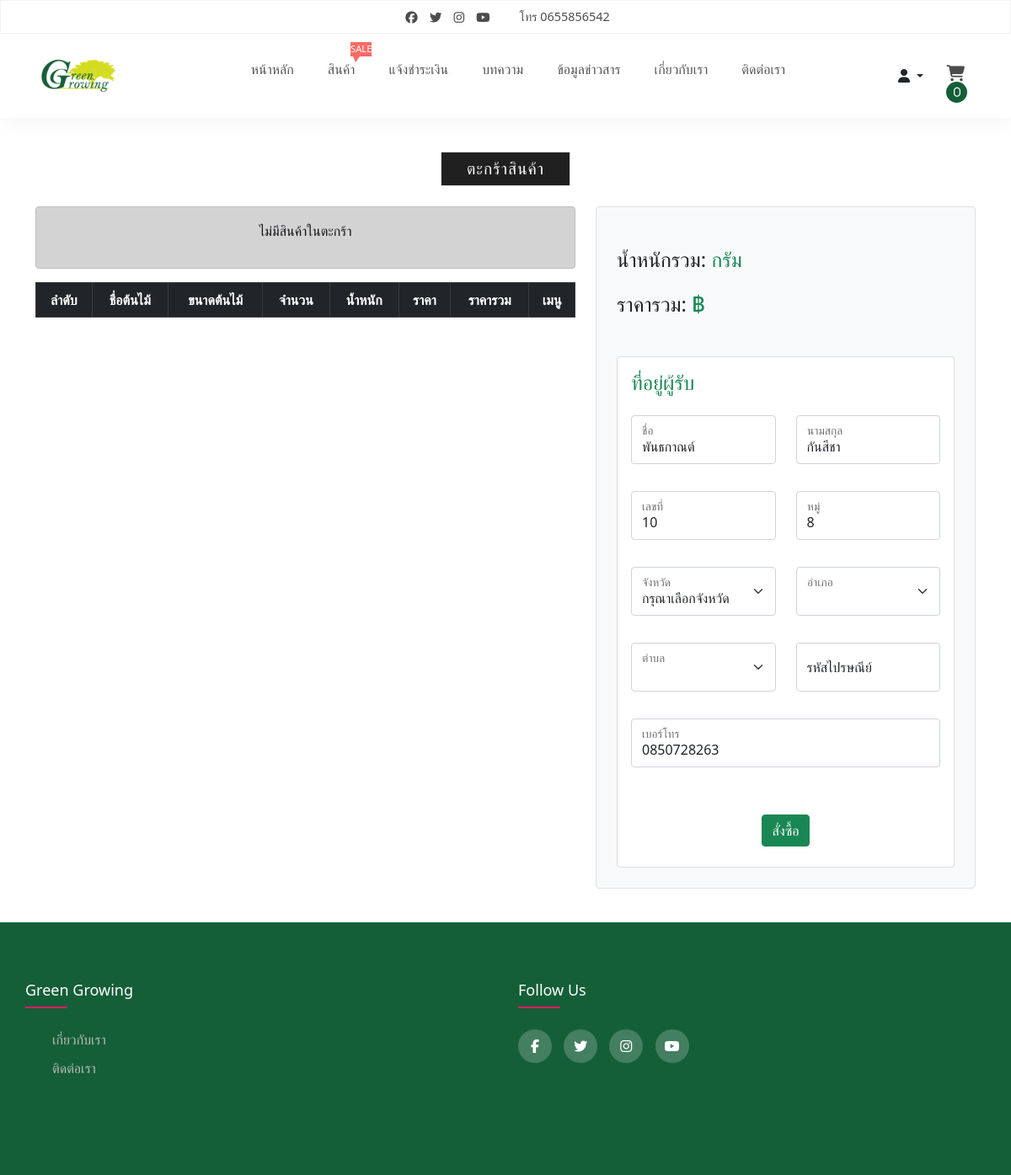
The app's page /cart_detail.php (signed in) with its own data.
### tables this page shows
CREATE TABLE `db_about` (
  `about_id` int(11) NOT NULL,
  `about_name` varchar(100) NOT NULL,
  `about_desc` text NOT NULL,
  `about_address` text NOT NULL,
  `about_email` varchar(95) NOT NULL,
  `about_tel` varchar(12) NOT NULL
);

CREATE TABLE `db_member_address` (
  `m_address_id` int(11) NOT NULL,
  `m_id` int(11) NOT NULL,
  `m_address_name` varchar(250) NOT NULL,
  `m_address_lname` varchar(250) NOT NULL,
  `m_address_num` varchar(20) NOT NULL,
  `m_address_moo` varchar(20) NOT NULL,
  `m_address_email` varchar(150) NOT NULL,
  `m_address_tel` varchar(12) NOT NULL,
  `m_address_pro` varchar(100) NOT NULL COMMENT 'จังหวัด',
  `m_address_amp` varchar(100) NOT NULL COMMENT 'อำเภอ',
  `m_address_dist` varchar(100) NOT NULL COMMENT 'ตำบล',
  `m_address_zip` varchar(10) NOT NULL COMMENT 'รหัสไปรษณีย์'
);

### cart_detail.php (the view, shortened to what this page needs)
<?php
include('connection/connection.php');
?>
<!DOCTYPE html>
<html lang="en">
<?php include('include/head.php')?>
<body>
    <?php include('include/navbar.php')?>
    <?php
    if(isset($_SESSION['user_id']) && !empty($_SESSION['user_id'])){
        $id = ($_SESSION['user_id']);
        $sql = "SELECT * FROM db_member_address t1
            INNER JOIN provinces t2 ON t1.m_address_pro = t2.id
            INNER JOIN districts t3 ON t1.m_address_amp = t3.id
            INNER JOIN subdistricts t4 ON t1.m_address_dist = t4.id WHERE t1.m_id = '$id'";
        $query = mysqli_query($conn, $sql);
        $result = mysqli_fetch_assoc($query);
    }
    ?>
    <div class="container">
        <div class="product-cat">
            <strong>ตะกร้าสินค้า</strong>
        </div>
        <div class="row">
            <div class="col-lg-7 mt-4">
                <table class="table table-bordered mb-5">
                    <thead class="text-center">
                            <tr class="table-dark">
                            <th scope="col">ลำดับ</th>
                            <th scope="col">ชื่อต้นไม้</th>
                            <th scope="col">ขนาดต้นไม้</th>
                            <th scope="col">จำนวน</th>
                            <th scope="col">น้ำหนัก</th>
                            <th scope="col">ราคา</th>
                            <th scope="col">ราคารวม</th>
                            <th scope="col">เมนู</th>
                        </tr>
                    </thead>
                    <tbody class="text-center">
                        <?php
                            if(!empty($_SESSION['shopping_cart'])) {
                                $total=0;
                                $total_weight=0;
                                $i=1;
                                foreach($_SESSION['shopping_cart'] as $key => $value){
                                    $total=$total+($value['item_price'] * $value['item_quan']);
                                    $total_weight=$total_weight+($value['item_weight'] * $value['item_quan']);
                        ?>
                                        <tr>
                                            <td><?php echo $i ?></td>
                                            <td><?php echo $value['item_name'] ?></td>
                                            <td><?php echo $value['item_size'] ?>"</td>
                                            <td><?php echo $value['item_quan']?></td>
                                            <td><?php echo $value['item_weight']?></td>
                                            <td>฿<?php echo number_format($value['item_price'],2) ?></td>
                                            <td>฿<?php echo number_format($value['item_price'] * $value['item_quan'],2) ?></td>
                                            <td><a href="cart_detail.php?action=delete&product_id=<?php echo $value['item_p_id'] ?>&ps_id=<?php echo $value['item_ps_id']?>"><button class='btn btn-sm btn-outline-danger'>ลบ</button></a></td>
                                        </tr>
                        <?php
                                    $i++;
                                }
                            }
                            else {?>
                                <div class="alert alert-dark" role="alert">
                                    <p class="text-center">ไม่มีสินค้าในตะกร้า</p>
                                </div>
                        <?php } ?>
                    </tbody>
                </table>
            </div>
            <div class="col-lg-5 mt-4 ">
                <div class="col-lg-12 border bg-light rounded p-4">
                    <div class="col mt-4">
                        <h4>น้ำหนักรวม:  <label class="text-success"><?php if(!empty($total_weight)){ echo $total_weight; }?> กรัม</label></h4>
                    </div>
                    <div class="col mt-4">
                        <h4>ราคารวม:  <label class="text-success">฿
                        <?php if(!empty($total)){
                        $_SESSION['price_total'] = $total;
                        echo number_format($total,2); }?></label></h4>
                    </div>
                    <form action="checkout.php" method="post">
                        <div class="col mt-5">
                            <div class="card h-100">
                                <div class="card-body">
                                    <div class="row gutters">
                                        <div class="col-xl-12 col-lg-12 col-md-12 col-sm-12 col-12">
                                            <h4 class="mb-2 text-success">ที่อยู่ผู้รับ</h4>
                                        </div>
                                        <div class="col-xl-6 mt-3 mb-3">
                                            <div class="form-floating mb-3">
                                                <input type="text" class="form-control" name="name" placeholder="name@example.com"
                                                autocomplete="off" required value="<?php if(isset($result['m_address_name']) && !empty($result['m_address_name']))
                                                { echo $result['m_address_name'];}?>">
                                                <label for="floatingInput">ชื่อ</label>
                                            </div>
                                        </div>
                                        <div class="col-xl-6 mt-3 mb-3">
                                            <div class="form-floating mb-3">
                                                <input type="text" class="form-control" name="lname" placeholder="name@example.com"
                                                autocomplete="off" required value="<?php if(isset($result['m_address_lname']) && !empty($result['m_address_lname']))
                                                { echo $result['m_address_lname'];}?>">
                                                <label for="floatingInput">นามสกุล</label>
                                            </div>
                                        </div>
                                        <div class="col-xl-6 mb-3">
                                            <div class="form-floating mb-3">
                                                <input type="text" class="form-control" name="h_number" placeholder="name@example.com"
                                                autocomplete="off" required value="<?php if(isset($result['m_address_num']) && !empty($result['m_address_num']))
                                                { echo $result['m_address_num'];}?>">
                                                <label for="floatingInput">เลขที่</label>
                                            </div>
                                        </div>
                                        <div class="col-xl-6 mb-3">
                                            <div class="form-floating mb-3">
                                                <input type="text" class="form-control" name="moo" placeholder="name@example.com"
                                                autocomplete="off" required value="<?php if(isset($result['m_address_moo']) && !empty($result['m_address_moo']))
                                                { echo $result['m_address_moo'];}?>">
                                                <label for="floatingInput">หมู่</label>
                                            </div>
                                        </div>
                                        <div class="col-xl-6 mb-3">
                                            <div class="form-floating mb-3">
                                                <select name="province" class="form-select" id="province" required >
                                                    <option value="" selected disabled>กรุณาเลือกจังหวัด</option>
                                                </select>
                                                <label for="floatingSelect">จังหวัด</label>
                                            </div>
                                        </div>
                                        <div class="col-xl-6 mb-3">
                                            <div class="form-floating mb-3">
                                                <select name="district" class="form-select" id="district" required>
                                                </select>
                                                <label for="floatingSelect">อำเภอ</label>
                                            </div>
                                        </div>
                                        <div class="col-xl-6 mb-3">
                                            <div class="form-floating mb-3">
                                                <select name="subdistrict" class="form-select" id="subdistrict" required>
                                                </select>
                                                <label for="floatingSelect">ตำบล</label>
                                            </div>
                                        </div>
                                        <div class="col-xl-6  mb-3">
                                            <div class="form-floating mb-3">
                                                <input type="text" class="form-control" name="zipcode" placeholder="name@example.com" id="zipcode"
                                                autocomplete="off" value="" required>
                                                <label for="floatingInput">รหัสไปรษณีย์</label>
                                            </div>
                                        </div>
                                        <div class="col-xl-12">
                                            <div class="form-floating mb-3">
                                                <input type="text" class="form-control" name="tel" placeholder="name@example.com"
                                                autocomplete="off" value="<?php if(isset($result['m_address_tel']) && !empty($result['m_address_tel']))
                                                { echo $result['m_address_tel'];}?>" required>
                                                <label for="floatingInput">เบอร์โทร</label>
                                            </div>
                                        </div>
                                    </div>
                                </div>
                                <?php if(isset($_SESSION['user_id']) && !empty($_SESSION['user_id'])): ?>
                            <div class="col mt-4">
                                <div class="row gutters">
                                    <div class="col-xl-12 mb-4">
                                        <div class="text-center">
                                            <button type="submit" id="submit" name="submit" class="btn btn-success">สั่งซื้อ</button>
                                        </div>
                                    </div>
                                </div>
                            </div>
                            <?php endif; ?>
                            </div>
                        </div>
                    </form>
                </div>
            </div>
        </div>
    </div>
    <?php include('include/footer.php')?>
</body>
</html>

### include/navbar.php (shortened to what this page needs)
<?php
include('connection/connection.php');
$url = $_SERVER['REQUEST_URI'];
$url = explode('/', $url);
$url = explode('.', $url[2]);
$sql_tel = "SELECT about_tel FROM db_about WHERE about_id = 1";
$query_tel = mysqli_query($conn, $sql_tel);
$result_tel = mysqli_fetch_assoc($query_tel);
?>
<nav>
    <div class="social-call">
        <div class="social">
            <a href="https://www.facebook.com" target="_blank"><i class="fab fa-facebook"></i></a>
            <a href="https://www.twitter.com" target="_blank"><i class="fab fa-twitter"></i></a>
            <a href="https://www.instagram.com" target="_blank"><i class="fab fa-instagram"></i></a>
            <a href="https://www.youtube.com/" target="_blank"><i class="fab fa-youtube"></i></a>
        </div>
        <div class="phone">
            <span>โทร <?=(isset($result_tel['about_tel']) && !empty($result_tel['about_tel'])) ? $result_tel['about_tel'] : '-'?></span>
        </div>
    </div>
    <div class="navigation">
        <a href="" class="logo">
            <img src="upload/5.png" alt="">
        </a>
        <ul class="menu">
            <li><a class="<?= $url[0] == '' || $url[0] == 'index' ? 'active-munu-custom' : '' ?>" href="index.php">หน้าหลัก</a></li>
            <li><a class="<?= in_array($url[0],array('product','product_detail')) ? 'active-munu-custom' : '' ?>" href="product.php">สินค้า</a>
                <span class="sale-label">Sale</span>
            </li>
            <?php if(isset($_SESSION['user_id']) && !empty($_SESSION['user_id'])): ?>
            <li><a class="<?= $url[0] == 'payment_bank' ? 'active-munu-custom' : '' ?>" href="payment_bank.php">แจ้งชำระเงิน</a></li>
            <?php endif;?>
            <li><a class="<?= in_array($url[0],array('article','article_detail')) ? 'active-munu-custom' : '' ?>" href="article.php">บทความ</a></li>
            <li><a class="<?= in_array($url[0],array('information','information_detail')) ? 'active-munu-custom' : '' ?>" href="information.php">ข้อมูลข่าวสาร</a></li>
            <li><a class="<?= $url[0] == 'about' ? 'active-munu-custom' : '' ?>" href="about.php">เกี่ยวกับเรา</a></li>
            <li><a class="<?= $url[0] == 'contact' ? 'active-munu-custom' : '' ?>" href="contact.php">ติดต่อเรา</a></li>
        </ul>
        <div class="right-menu">
            <?php if(isset($_SESSION['user_id']) && !empty($_SESSION['user_id'])):?>
            <div class="btn-group">
                <button type="button" class="btn dropdown-toggle" data-bs-toggle="dropdown" aria-expanded="false">
                <i class="fas fa-user"></i>
                </button>
            </div>
            <?php else: ?>
            <a href="javascript:void(0)" class="user">
                <i class="fas fa-user"></i>
            </a>
            <?php endif;?>
            <a href="cart_detail.php">
                <i class="fas fa-shopping-cart">
                    <span class="num-cart-product"><?php if(isset($_SESSION['shopping_cart'])){echo count($_SESSION['shopping_cart']);} else {echo '0';} ?></span>
                </i>
            </a>
        </div>
    </div>
</nav>

### records on screen
db_about: about_tel "0655856542"
db_member_address: name "พันธกาณต์", lname "กันสีชา", h_number "10", moo "8", tel "0850728263"
